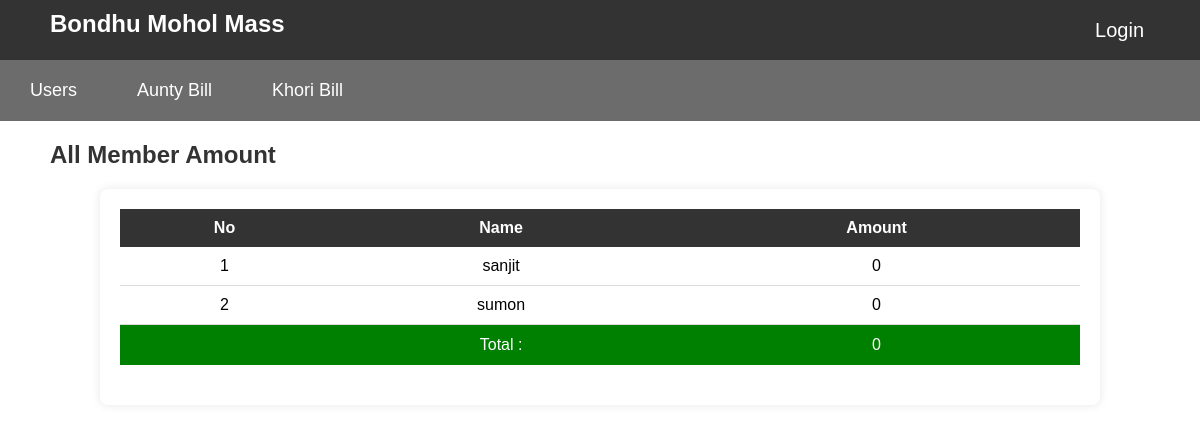
The page /view_amount.php on the database its author committed.
### tables this page shows
CREATE TABLE `add_member` (
  `am_id` int NOT NULL,
  `am_name` varchar(100) NOT NULL,
  `sat` varchar(100) NOT NULL DEFAULT '0',
  `sun` varchar(100) NOT NULL DEFAULT '0',
  `mon` varchar(100) NOT NULL DEFAULT '0',
  `tue` varchar(100) NOT NULL DEFAULT '0',
  `wed` varchar(100) NOT NULL DEFAULT '0',
  `thu` varchar(100) NOT NULL DEFAULT '0',
  `fri` varchar(100) NOT NULL DEFAULT '0',
  `sate` varchar(100) NOT NULL DEFAULT '0',
  `total` varchar(9999) NOT NULL DEFAULT '0',
  `amount` varchar(11) NOT NULL DEFAULT '0',
  `am_user_id` varchar(100) NOT NULL,
  `am_username` varchar(100) NOT NULL,
  `am_user_time` varchar(100) NOT NULL
);

### view_amount.php (the view, shortened to what this page needs)
<?php
    include './master/header.php';
    include "./admin/config/config.php";
?>
<!DOCTYPE html>
<html lang="en">
<head>
</head>
<body>
    <div class="header">
        <h1>All Member Amount</h1>
    </div>
    <div id="table-container">
        <?php
            $user_id = $_GET['user_id'];
            $user_name = $_GET['user_name'];
            $user_time = $_GET['user_time'];
            $sql = "SELECT * FROM add_member
            WHERE am_user_id='{$user_id}' AND am_username='{$user_name}' AND am_user_time='{$user_time}'";
            $result = mysqli_query($conn,$sql);
            if(mysqli_num_rows($result) >0 ){
        ?>
        <table id="user-table">
            <thead id="table-header" class="table-header">
                <tr>
                    <th>No</th>
                    <th>Name</th>
                    <th>Amount</th>
                </tr>
            </thead>
            <tbody id="table-body" class="table-body">
                <?php
                    $total = 0;
                    $count = 1;
                    while($row = mysqli_fetch_assoc($result)){
                ?>
               <tr>
                    <td><?php echo $count ;?></td>
                    <td><?php echo $row['am_name'];?></td>
                    <td><?php echo $row['amount'];?></td>
               </tr>
               <?php $total = $total+$row['amount']; $count ++; }?>
                <tfoot>
                        <tr style="background-color:green; color:white;">
                            <td colspan="1"  style="padding: 20px;"></td>
                            <td colspan="1">Total :</td>
                            <td colspan="1"><?php echo $total;?></td>
                        </tr>
                </tfoot>
            </tbody>
        </table>
        <?php }?>
    </div>
</body>
</html>

### css/style.css (style rules this page uses)
body { margin: 0; font-family: Arial, sans-serif; }
.header { display: flex; justify-content: space-between; align-items: center; margin:20px 50px; }
h1 { font-size: 24px; margin: 0; color: #333; }
#table-container { margin-top: 20px; max-width: 80%; margin: 0 auto; padding: 20px; background-color: white; box-shadow: 0 0 10px rgba(0, 0, 0, 0.1); border-radius: 8px; }
#user-table { width: 100%; border-collapse: collapse; margin-bottom:20px; text-align: center; }
.table-header tr th { background-color: #333; color: white; padding: 10px; margin: 0 auto; text-align: center; }
.table-body tr td { padding: 10px; border-bottom: 1px solid #ddd; }

### rows shown on the page
add_member: am_name "sanjit", amount "0"
add_member: am_name "sumon", amount "0"

### other values the page prints
$total "0"
